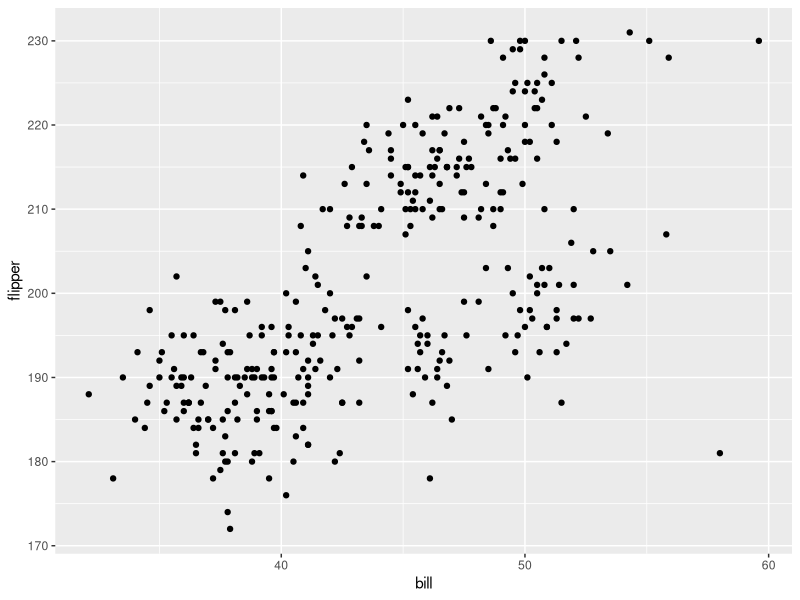

Write the R code that produced this figure.
## ---- chunk 1
library(tidyverse)
## ---- chunk 2
prob1_df =
  tibble (
    samp = rnorm(10),
    samp_gt_0 = samp > 0,
    char_vec = c( "a", "b", "c", "d", "e", "f", "g", "h", "i", "j"),
    factor_vec = factor (c("low", "low", "low", "mod", "mod", "mod", "mod", "high", "high", "high"))
)

## ---- chunk 3
mean (pull(prob1_df, samp))
mean (pull(prob1_df, samp_gt_0))
mean (pull(prob1_df, char_vec))
mean (pull(prob1_df, factor_vec))
## ---- chunk 4
as.numeric (pull(prob1_df, samp_gt_0))*pull(prob1_df, samp) #convert the logical vector to numeric, and multiply the random sample by the result

as.factor(pull(prob1_df, samp_gt_0))*pull(prob1_df, samp) #convert the logical vector to a factor, and multiply the random sample by the result

prob1_factor = 
  as.factor(pull(prob1_df, samp_gt_0)) #convert the logical vector to a factor and naming is prob1_factor

as.numeric (prob1_factor)*pull(prob1_df, samp) # convert the result to numeric, and multiply the random sample by the result
## ---- chunk 5
data("penguins", package = "palmerpenguins")
view(penguins)#data variables in the this dataset show there are 3 species of penguins from 3 islands and include variables of bill length, depth, flipper length, body mass, sex, and year.
nrow(penguins) #there are 344 individual inputs (rows)
ncol(penguins) #there are 8 different variables (columns)

num_flipper=
  subset(penguins,flipper_length_mm>0,) #take subset of flipper length > 0 and assign name 'num_flipper'
    as.numeric(pull(num_flipper,flipper_length_mm)) #change 'num_flipper' to numeric
    mean(as.numeric(pull(num_flipper,flipper_length_mm)))#take mean of numerical values of flipper length

df_plot=
  data.frame(
  flipper = pull(penguins, flipper_length_mm),
  bill = pull(penguins, bill_length_mm)
  )

ggplot(df_plot, aes(x = bill, y = flipper)) + geom_point()
